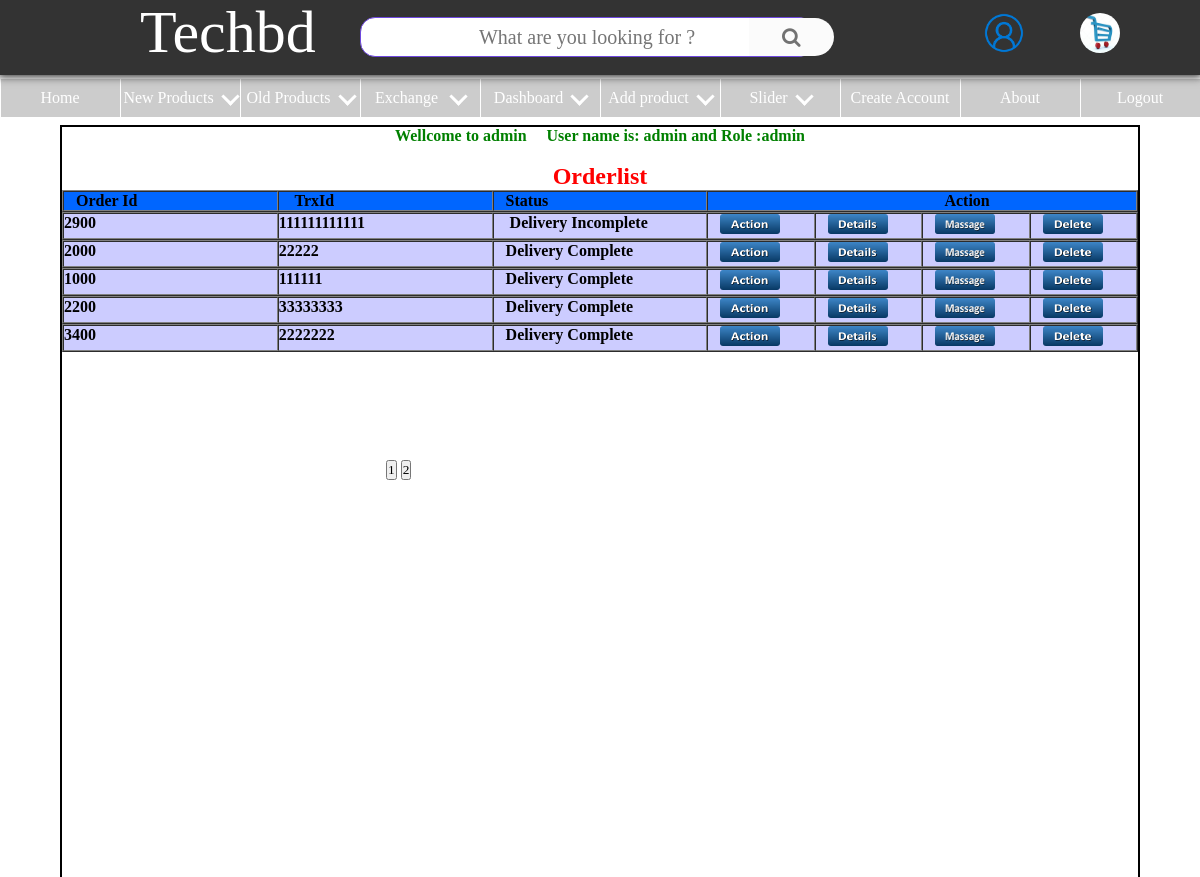
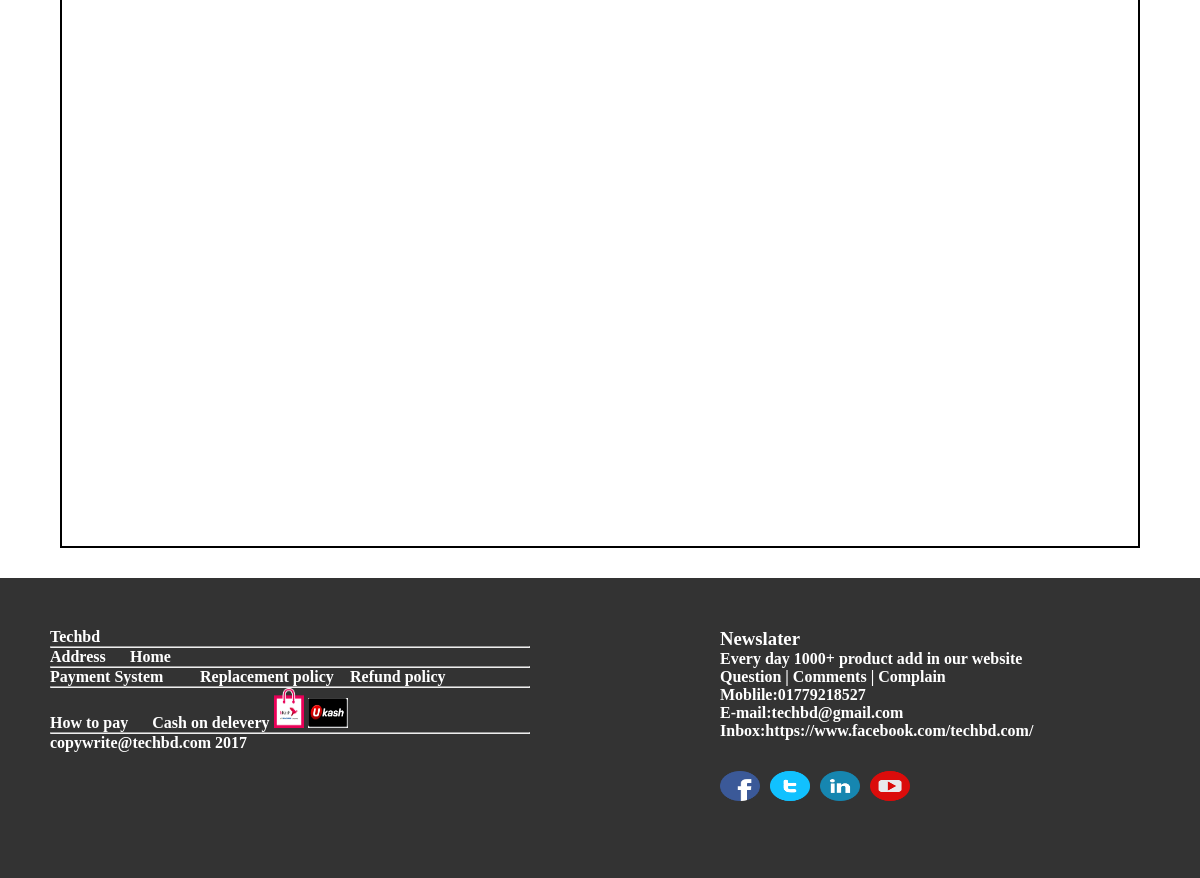
The page /admin/admin.php (signed in) on the database its author committed (2 pictures, top to bottom).
### tables this page shows
CREATE TABLE `userinfo` (
  `cu_id` int(20) NOT NULL,
  `username` varchar(20) NOT NULL,
  `email` varchar(50) NOT NULL,
  `role` varchar(15) NOT NULL,
  `password` varchar(50) NOT NULL,
  `mobile` varchar(20) NOT NULL,
  `address` varchar(200) NOT NULL,
  `gender` varchar(50) NOT NULL,
  `status` varchar(10) NOT NULL
);

CREATE TABLE `payment` (
  `pay_id` int(10) NOT NULL,
  `cu_id` varchar(10) NOT NULL,
  `g_price` varchar(10) NOT NULL,
  `trxid` varchar(100) NOT NULL,
  `status` varchar(10) NOT NULL
);

### login/session.php (called while the page is built, shortened)
<?php
include("connect.php");
$user_check=$_SESSION['login_user'];
$sql="SELECT*FROM userinfo WHERE username='$user_check'";
$result=mysqli_query($myconn,$sql);
$row=mysqli_fetch_assoc($result);
$login_session=$row['username'];
$login_role=$row['role'];
?>

### admin/admin.php (the view, shortened to what this page needs)
<?php
include("../login/session.php");
?>
<!DOCTYPE HTML PUBLIC "-//W3C//DTD HTML 4.01//EN" "http://www.w3.org/TR/html4/strict.dtd">
<html lang="en">
<head>
<link rel="stylesheet" href="https://cdnjs.cloudflare.com/ajax/libs/font-awesome/4.6.3/css/font-awesome.min.css">
<link rel="stylesheet" href="../search/style5.css" type="text/css">
<link rel="stylesheet" type="text/css" href="../style.css">
<link rel="stylesheet" type="text/css" href="../user/style1.css">
</head>
</head>
<body>
<div id="container1">
<header>
<?php
			include('../search/head.php');
		?>
</header>
<?php
			include('../menu/admin.php');
		?>
<div id="display1">
<center>
<p style="color:green;"><b>Wellcome to <b ><?php echo $login_role;?></b>  &nbsp;&nbsp;&nbsp;&nbsp;User name is:<b> <?php echo $login_session;?></b> and  Role  :<b><?php echo $login_role;?></b></p></center>
<br>
<center><h2 style="color:red;">Orderlist</h2></center>
<?php
include("../db/config.php");
$page=0;
$show=5;
$sql="SELECT * FROM `payment` ORDER BY `pay_id` DESC   limit $page,$show";
$res = mysqli_query($myconn,$sql);
echo'<table width="100%" border="1px" cellspacing="0" bgcolor="#0066FF" cellpadding="6">
<tr>
<td width="20%" valign="top"> &nbsp;&nbsp;&nbsp;Order Id</td>
<td width="20%" valign="top"> &nbsp;&nbsp;&nbsp; TrxId</td>
<td width="20%" valign="top"> &nbsp;&nbsp;&nbsp;Status  </td>
<td width="60%" valign="top"> &nbsp;&nbsp;&nbsp; &nbsp;&nbsp;&nbsp; &nbsp;&nbsp;&nbsp; &nbsp;&nbsp;&nbsp; &nbsp;&nbsp;&nbsp; &nbsp;&nbsp;&nbsp; &nbsp;&nbsp;&nbsp; &nbsp;&nbsp;&nbsp; &nbsp;&nbsp;&nbsp; &nbsp;&nbsp;&nbsp; &nbsp;&nbsp;&nbsp; &nbsp;&nbsp;&nbsp; &nbsp;&nbsp;&nbsp; &nbsp;&nbsp;&nbsp; &nbsp;&nbsp;&nbsp;Action</td>
</tr></table>';
while($row=mysqli_fetch_array($res))
{
$price= $row['g_price'];
$trxid= $row['trxid'];
$status=$row['status'];
$id=$row['cu_id'];
if($status==0){
	$status=" Delivery Incomplete";
}
else{
	$status= "Delivery Complete";
}
 ?>
   <?php echo' <table width="100%" border="1px" bgcolor="#CCCCFF" cellspacing="0" cellpadding="6">
<tr>
	<td width="20%" valign="top">'.$price.'</td>
 	<td width="20%" valign="top">'.$trxid.' </td>
	<td width="20%" valign="top"> &nbsp;&nbsp;&nbsp;'.$status.' </td>
   <td width="10%" valign="top"><a href="../user/actiond.php?id='.$trxid.'"style="color:red;"> &nbsp;&nbsp;&nbsp;<input type="image" src="../image/button_action.png" width="60px" height="20px" "> </td></a>
   <td width="10%" valign="top"><a href="../user/orderdetails.php?id='.$trxid.'"style="color:red;"> &nbsp;&nbsp;&nbsp;<input type="image" src="../image/button_details.png" width="60px" height="20px" "> </td></a>
   <td width="10%" valign="top"><a href="../user/massage.php?id='.$id.'"style="color:red;"> &nbsp;&nbsp;&nbsp;<input type="image" src="../image/button_massage.png" width="60px" height="20px" "> </td></a>
   <td width="10%" valign="top"><a href="../user/deleteor.php?id='.$trxid.'"style="color:red;"> &nbsp;&nbsp;&nbsp;<input type="image" src="../image/button_delete.png" width="60px" height="20px" onclick="return del()"> </td></a>
</tr>
</table>
';?>
    <?php
}
$sql1="SELECT * FROM payment ORDER BY pay_id DESC ";
$res1 = mysqli_query($myconn,$sql1);
$count=mysqli_num_rows($res1);
$a=$count/$show;
$a=ceil($a);
echo "<br><br><br><br><br><br>";
?>
<form method="post">
<?php
for($b=1;$b<=$a;$b++)
{
 ?>
    <input type="submit" value="<?php echo $b;?>" name="page">
    <?php
}?>
</div>
<div id="footer1">
<?php
			include('../footer/footer.php');
		?>
</div>
</div>
</body>
</html>

### search/style5.css (style rules this page uses)
body { font-family: 'Rubik', sans-serif; background:#BBBBBB; }
header { width:100%; height:75px; background:#333; box-shadow:0px 0px 8px 2px #333; position:fixed; z-index:99999; top:0px; left:0px; }

### style.css (style rules this page uses)
* { margin:0; padding:0; list-style-type:none; font-family:"Times New Roman", Times, serif; }
#container1 { width:100%; height:1700px; background-color:#FFF; position:absolute; }
#footer1 { top: 1455px; width: 100%; height: 300px; position: absolute; background-color: #333; }
#display1 { top:125px; width:90%; height:1300px; background-color:#FFF; position:absolute; margin-left:5%; border:2px solid; display: inline-block; box-sizing:border-box; }
a { display:block; color:#FFF; text-decoration:none; }

### rows shown on the page
userinfo: role "admin", username "admin"
payment: g_price "2900", trxid "111111111111", status "Delivery Incomplete"
payment: g_price "2000", trxid "22222", status "Delivery Complete"
payment: g_price "1000", trxid "111111", status "Delivery Complete"
payment: g_price "2200", trxid "33333333", status "Delivery Complete"
payment: g_price "3400", trxid "2222222", status "Delivery Complete"
